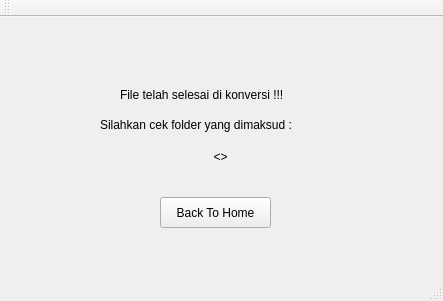
<?xml version="1.0" encoding="UTF-8"?>
<ui version="4.0">
 <class>MainWindow</class>
 <widget class="QMainWindow" name="MainWindow">
  <property name="geometry">
   <rect>
    <x>0</x>
    <y>0</y>
    <width>443</width>
    <height>301</height>
   </rect>
  </property>
  <property name="windowTitle">
   <string>Media Converter</string>
  </property>
  <widget class="QWidget" name="centralWidget">
   <widget class="QStackedWidget" name="stackedWidget">
    <property name="geometry">
     <rect>
      <x>0</x>
      <y>0</y>
      <width>441</width>
      <height>241</height>
     </rect>
    </property>
    <property name="currentIndex">
     <number>4</number>
    </property>
    <widget class="QWidget" name="Home">
     <widget class="QToolButton" name="aboutButton">
      <property name="geometry">
       <rect>
        <x>170</x>
        <y>190</y>
        <width>101</width>
        <height>41</height>
       </rect>
      </property>
      <property name="text">
       <string>About</string>
      </property>
     </widget>
     <widget class="QToolButton" name="videoConvButton">
      <property name="geometry">
       <rect>
        <x>20</x>
        <y>110</y>
        <width>121</width>
        <height>41</height>
       </rect>
      </property>
      <property name="text">
       <string>Video Converter</string>
      </property>
     </widget>
     <widget class="QLabel" name="label">
      <property name="geometry">
       <rect>
        <x>100</x>
        <y>30</y>
        <width>241</width>
        <height>16</height>
       </rect>
      </property>
      <property name="text">
       <string>Silahkan pilih fitur yang anda inginkan</string>
      </property>
     </widget>
     <widget class="QToolButton" name="imageConvButton">
      <property name="geometry">
       <rect>
        <x>160</x>
        <y>110</y>
        <width>121</width>
        <height>41</height>
       </rect>
      </property>
      <property name="text">
       <string>Image Converter</string>
      </property>
     </widget>
     <widget class="QToolButton" name="audioConvButton">
      <property name="geometry">
       <rect>
        <x>300</x>
        <y>110</y>
        <width>121</width>
        <height>41</height>
       </rect>
      </property>
      <property name="text">
       <string>Audio Converter</string>
      </property>
     </widget>
    </widget>
    <widget class="QWidget" name="InputConverter">
     <widget class="QLabel" name="label_14">
      <property name="geometry">
       <rect>
        <x>30</x>
        <y>70</y>
        <width>31</width>
        <height>16</height>
       </rect>
      </property>
      <property name="text">
       <string>File :</string>
      </property>
     </widget>
     <widget class="QToolButton" name="inputClear">
      <property name="geometry">
       <rect>
        <x>310</x>
        <y>70</y>
        <width>41</width>
        <height>21</height>
       </rect>
      </property>
      <property name="text">
       <string>Clear</string>
      </property>
     </widget>
     <widget class="QLabel" name="label_15">
      <property name="geometry">
       <rect>
        <x>40</x>
        <y>100</y>
        <width>111</width>
        <height>16</height>
       </rect>
      </property>
      <property name="text">
       <string>Pilih tipe format :</string>
      </property>
     </widget>
     <widget class="QLabel" name="inputLabel">
      <property name="geometry">
       <rect>
        <x>70</x>
        <y>40</y>
        <width>301</width>
        <height>16</height>
       </rect>
      </property>
      <property name="text">
       <string>Pilih file dengan format .xxx untuk di konversi</string>
      </property>
     </widget>
     <widget class="QLabel" name="inputConverterTypeLabel">
      <property name="geometry">
       <rect>
        <x>160</x>
        <y>10</y>
        <width>191</width>
        <height>21</height>
       </rect>
      </property>
      <property name="font">
       <font>
        <pointsize>16</pointsize>
       </font>
      </property>
      <property name="text">
       <string>&lt;&lt;NAME CONVERTER&gt;&gt;</string>
      </property>
     </widget>
     <widget class="QRadioButton" name="inputRadioButton1">
      <property name="geometry">
       <rect>
        <x>40</x>
        <y>130</y>
        <width>111</width>
        <height>20</height>
       </rect>
      </property>
      <property name="text">
       <string>RadioButton</string>
      </property>
     </widget>
     <widget class="QRadioButton" name="inputRadioButton2">
      <property name="geometry">
       <rect>
        <x>40</x>
        <y>160</y>
        <width>111</width>
        <height>20</height>
       </rect>
      </property>
      <property name="text">
       <string>RadioButton</string>
      </property>
     </widget>
     <widget class="QRadioButton" name="inputRadioButton3">
      <property name="geometry">
       <rect>
        <x>160</x>
        <y>130</y>
        <width>111</width>
        <height>20</height>
       </rect>
      </property>
      <property name="text">
       <string>RadioButton</string>
      </property>
     </widget>
     <widget class="QToolButton" name="inputNextButton">
      <property name="geometry">
       <rect>
        <x>270</x>
        <y>200</y>
        <width>101</width>
        <height>31</height>
       </rect>
      </property>
      <property name="text">
       <string>Next</string>
      </property>
     </widget>
     <widget class="QToolButton" name="inputBackButton">
      <property name="geometry">
       <rect>
        <x>80</x>
        <y>200</y>
        <width>101</width>
        <height>31</height>
       </rect>
      </property>
      <property name="text">
       <string>Back</string>
      </property>
     </widget>
     <widget class="QToolButton" name="inputBrowseFile">
      <property name="geometry">
       <rect>
        <x>360</x>
        <y>70</y>
        <width>61</width>
        <height>21</height>
       </rect>
      </property>
      <property name="text">
       <string>Browse..</string>
      </property>
     </widget>
     <widget class="QLineEdit" name="inputPath">
      <property name="geometry">
       <rect>
        <x>72</x>
        <y>70</y>
        <width>231</width>
        <height>21</height>
       </rect>
      </property>
     </widget>
    </widget>
    <widget class="QWidget" name="OutputConverter">
     <widget class="QToolButton" name="outputBrowseFile">
      <property name="geometry">
       <rect>
        <x>356</x>
        <y>90</y>
        <width>61</width>
        <height>21</height>
       </rect>
      </property>
      <property name="text">
       <string>Browse..</string>
      </property>
     </widget>
     <widget class="QLabel" name="label_16">
      <property name="geometry">
       <rect>
        <x>20</x>
        <y>90</y>
        <width>51</width>
        <height>20</height>
       </rect>
      </property>
      <property name="text">
       <string>Folder :</string>
      </property>
     </widget>
     <widget class="QLabel" name="label_17">
      <property name="geometry">
       <rect>
        <x>60</x>
        <y>50</y>
        <width>321</width>
        <height>16</height>
       </rect>
      </property>
      <property name="text">
       <string>Pilih folder tempat menyimpan file hasil konversi : </string>
      </property>
     </widget>
     <widget class="QToolButton" name="outputStartButton">
      <property name="geometry">
       <rect>
        <x>270</x>
        <y>200</y>
        <width>101</width>
        <height>31</height>
       </rect>
      </property>
      <property name="text">
       <string>Start</string>
      </property>
     </widget>
     <widget class="QToolButton" name="outputBackButton">
      <property name="geometry">
       <rect>
        <x>80</x>
        <y>200</y>
        <width>101</width>
        <height>31</height>
       </rect>
      </property>
      <property name="text">
       <string>Back</string>
      </property>
     </widget>
     <widget class="QToolButton" name="outputClear">
      <property name="geometry">
       <rect>
        <x>296</x>
        <y>90</y>
        <width>51</width>
        <height>21</height>
       </rect>
      </property>
      <property name="text">
       <string>Clear</string>
      </property>
     </widget>
     <widget class="QLineEdit" name="outputPath">
      <property name="geometry">
       <rect>
        <x>75</x>
        <y>90</y>
        <width>211</width>
        <height>21</height>
       </rect>
      </property>
     </widget>
     <widget class="QLineEdit" name="outputFilename">
      <property name="geometry">
       <rect>
        <x>76</x>
        <y>130</y>
        <width>211</width>
        <height>21</height>
       </rect>
      </property>
     </widget>
     <widget class="QLabel" name="label_18">
      <property name="geometry">
       <rect>
        <x>3</x>
        <y>130</y>
        <width>71</width>
        <height>20</height>
       </rect>
      </property>
      <property name="text">
       <string>Filename :</string>
      </property>
     </widget>
    </widget>
    <widget class="QWidget" name="LoadingPage">
     <widget class="QLabel" name="label_19">
      <property name="geometry">
       <rect>
        <x>170</x>
        <y>70</y>
        <width>121</width>
        <height>16</height>
       </rect>
      </property>
      <property name="text">
       <string>Harap tunggu . . .</string>
      </property>
     </widget>
     <widget class="QLabel" name="label_20">
      <property name="geometry">
       <rect>
        <x>140</x>
        <y>110</y>
        <width>191</width>
        <height>16</height>
       </rect>
      </property>
      <property name="text">
       <string>Sedang mengonversi file . . .</string>
      </property>
     </widget>
    </widget>
    <widget class="QWidget" name="ResultPage">
     <widget class="QLabel" name="label_21">
      <property name="geometry">
       <rect>
        <x>120</x>
        <y>70</y>
        <width>201</width>
        <height>16</height>
       </rect>
      </property>
      <property name="text">
       <string>File telah selesai di konversi !!!</string>
      </property>
     </widget>
     <widget class="QLabel" name="label_22">
      <property name="geometry">
       <rect>
        <x>100</x>
        <y>100</y>
        <width>241</width>
        <height>16</height>
       </rect>
      </property>
      <property name="text">
       <string>Silahkan cek folder yang dimaksud :</string>
      </property>
     </widget>
     <widget class="QLabel" name="resultPath">
      <property name="geometry">
       <rect>
        <x>20</x>
        <y>130</y>
        <width>401</width>
        <height>21</height>
       </rect>
      </property>
      <property name="text">
       <string>&lt;&lt;PATH&gt;&gt;</string>
      </property>
      <property name="alignment">
       <set>Qt::AlignCenter</set>
      </property>
     </widget>
     <widget class="QToolButton" name="resultBackButton">
      <property name="geometry">
       <rect>
        <x>160</x>
        <y>180</y>
        <width>111</width>
        <height>31</height>
       </rect>
      </property>
      <property name="text">
       <string>Back To Home</string>
      </property>
     </widget>
    </widget>
    <widget class="QWidget" name="About">
     <widget class="QLabel" name="label_2">
      <property name="geometry">
       <rect>
        <x>140</x>
        <y>10</y>
        <width>161</width>
        <height>16</height>
       </rect>
      </property>
      <property name="text">
       <string>Program ini dibuat oleh :</string>
      </property>
     </widget>
     <widget class="QLabel" name="label_3">
      <property name="geometry">
       <rect>
        <x>60</x>
        <y>60</y>
        <width>141</width>
        <height>16</height>
       </rect>
      </property>
      <property name="text">
       <string>Faishal Azka Jellyanto</string>
      </property>
     </widget>
     <widget class="QLabel" name="label_4">
      <property name="geometry">
       <rect>
        <x>60</x>
        <y>80</y>
        <width>81</width>
        <height>16</height>
       </rect>
      </property>
      <property name="text">
       <string>Raga Krilido</string>
      </property>
     </widget>
     <widget class="QLabel" name="label_5">
      <property name="geometry">
       <rect>
        <x>60</x>
        <y>100</y>
        <width>101</width>
        <height>16</height>
       </rect>
      </property>
      <property name="text">
       <string>R. M Iskandar Z</string>
      </property>
     </widget>
     <widget class="QLabel" name="label_6">
      <property name="geometry">
       <rect>
        <x>60</x>
        <y>120</y>
        <width>181</width>
        <height>16</height>
       </rect>
      </property>
      <property name="text">
       <string>M. Ardhinata J (Kontributor)</string>
      </property>
     </widget>
     <widget class="QLabel" name="label_7">
      <property name="geometry">
       <rect>
        <x>290</x>
        <y>60</y>
        <width>81</width>
        <height>16</height>
       </rect>
      </property>
      <property name="text">
       <string>5112100061</string>
      </property>
     </widget>
     <widget class="QLabel" name="label_8">
      <property name="geometry">
       <rect>
        <x>290</x>
        <y>80</y>
        <width>81</width>
        <height>16</height>
       </rect>
      </property>
      <property name="text">
       <string>5112100064</string>
      </property>
     </widget>
     <widget class="QLabel" name="label_9">
      <property name="geometry">
       <rect>
        <x>290</x>
        <y>100</y>
        <width>81</width>
        <height>16</height>
       </rect>
      </property>
      <property name="text">
       <string>5112100101</string>
      </property>
     </widget>
     <widget class="QLabel" name="label_10">
      <property name="geometry">
       <rect>
        <x>290</x>
        <y>120</y>
        <width>81</width>
        <height>16</height>
       </rect>
      </property>
      <property name="text">
       <string>5112100094</string>
      </property>
     </widget>
     <widget class="QLabel" name="label_11">
      <property name="geometry">
       <rect>
        <x>130</x>
        <y>160</y>
        <width>181</width>
        <height>16</height>
       </rect>
      </property>
      <property name="text">
       <string>Tugas Jaringan Multimedia A</string>
      </property>
     </widget>
     <widget class="QLabel" name="label_12">
      <property name="geometry">
       <rect>
        <x>120</x>
        <y>180</y>
        <width>211</width>
        <height>20</height>
       </rect>
      </property>
      <property name="font">
       <font>
        <pointsize>15</pointsize>
       </font>
      </property>
      <property name="text">
       <string>Teknik Informatika ITS 2015</string>
      </property>
     </widget>
     <widget class="QLabel" name="label_13">
      <property name="geometry">
       <rect>
        <x>110</x>
        <y>210</y>
        <width>241</width>
        <height>16</height>
       </rect>
      </property>
      <property name="text">
       <string>Copyright © All Rights Reserved 2015</string>
      </property>
     </widget>
     <widget class="QToolButton" name="aboutBackButton">
      <property name="geometry">
       <rect>
        <x>10</x>
        <y>10</y>
        <width>71</width>
        <height>31</height>
       </rect>
      </property>
      <property name="font">
       <font>
        <pointsize>13</pointsize>
       </font>
      </property>
      <property name="text">
       <string>Back</string>
      </property>
     </widget>
    </widget>
   </widget>
  </widget>
  <widget class="QMenuBar" name="menuBar">
   <property name="geometry">
    <rect>
     <x>0</x>
     <y>0</y>
     <width>443</width>
     <height>22</height>
    </rect>
   </property>
  </widget>
  <widget class="QToolBar" name="mainToolBar">
   <attribute name="toolBarArea">
    <enum>TopToolBarArea</enum>
   </attribute>
   <attribute name="toolBarBreak">
    <bool>false</bool>
   </attribute>
  </widget>
  <widget class="QStatusBar" name="statusBar"/>
 </widget>
 <layoutdefault spacing="6" margin="11"/>
 <resources/>
 <connections/>
</ui>
